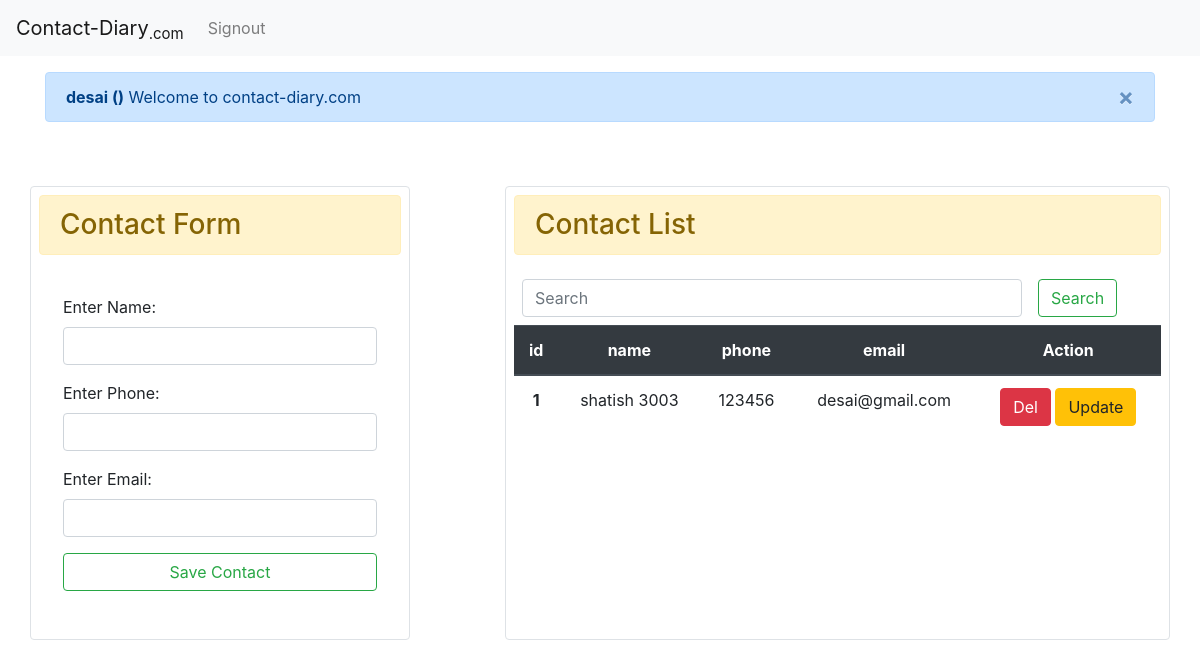
The app's page / (signed in), older data.
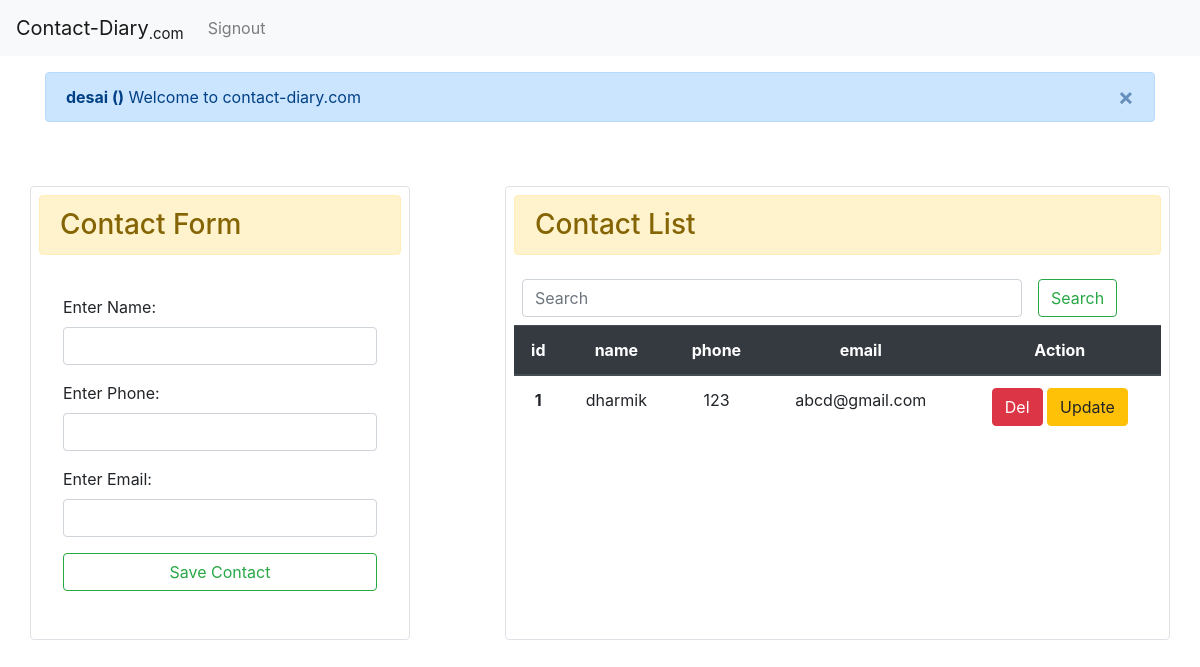
The same page, newer data.
### contact/models.py (models this page shows)
class Conatct(models.Model):
    name = models.CharField(max_length=100)
    phone = models.IntegerField()
    email = models.EmailField(max_length=50)
    contact_of = models.ForeignKey(User, on_delete=models.CASCADE)

### contact/views.py (the view, shortened to what this page needs)
# urls.py: path('', views.index, name="home"),
def index(request, id=None):
    if id == None:
        if request.user.is_authenticated:
            contact = Conatct.objects.filter(contact_of=request.user)
            if request.method == "POST":
                form = ContactForm(request.POST, request.FILES)
                if form.is_valid():
                    inst = form.save(commit=False)
                    inst.contact_of = request.user
                    inst.save()
                    return HttpResponseRedirect('/')
            else:
                form = ContactForm()
        else:
            contact = None
            return HttpResponseRedirect('/login/')
        context = {'form': form, 'contact': contact}
        return render(request, 'contact/home.html', context)

### contact/forms.py
class ContactForm(forms.ModelForm):
    class Meta:
        model = Conatct
        exclude = ['contact_of']
        labels = {'name': 'Enter Name',
                  'phone': 'Enter Phone',
                  'email': 'Enter Email'}
        widgets = {'name': forms.TextInput(attrs={'class': 'form-control'}),
                   'phone': forms.NumberInput(attrs={'class': 'form-control'}),
                   'email': forms.EmailInput(attrs={'class': 'form-control'})}

### templates/contact/home.html (shortened to what this page needs)
{% extends 'contact/base.html' %}
{% block main %}
<div class="container">
    <div class="alert alert-primary mt-3 alert-dismissible fade show" role="alert">
        <strong>{% if request.user.is_authenticated %}{{request.user}} ({{ip}}){% else %}Guast User{% endif %}</strong> Welcome to contact-diary.com
        <button type="button" class="close" data-dismiss="alert" aria-label="Close">
            <span aria-hidden="true">&times;</span>
        </button>
    </div>
    <div class="row">
        <div class="col-md-4 mt-5 border rounded p-2">
            <h3 class="alert alert-warning">Contact Form</h3>
            <form action="  " method="POST" class="p-4" novalidate>
                {{form.as_p}}
                <input type="submit" value="Save Contact"
                    class="btn btn-md btn-outline-success text-center mb-3 btn-block">
            </form>
        </div>
        <div class="col-md-7 mt-5 border rounded p-2 offset-1">
            <h3 class="alert alert-warning">Contact List</h3>
            <form action="{% url 'search' %}" method="GET" class="form-inline p-2">
                <input name="sea" class="form-control" style="width: 500px;" type="search" placeholder="Search" aria-label="Search">
                <button class="btn btn-outline-success ml-3" type="submit">Search</button>
            </form>
            {% if contact %}
                <table class="table text-center">
                    <thead class="thead-dark">
                        <tr>
                            <th scope="col">id</th>
                            <th scope="col">name</th>
                            <th scope="col">phone</th>
                            <th scope="col">email</th>
                            <th scope="col">Action</th>
                        </tr>
                    </thead>
                    <tbody>
                        {% for contact in contact %}
                        <tr>
                            <th scope="row">{{forloop.counter}}</th>
                            <td>{{contact.name}}</td>
                            <td>{{contact.phone}}</td>
                            <td>{{contact.email}}</td>
                            <td>
                                <form action="{% url 'delete' contact.id %}" class="d-inline" method="POST">
                                    <input type="submit" value="Del" class="btn btn-danger">
                                </form>
                                <form action="{% url 'update' contact.id %}" class="d-inline" method="GET">
                                    <input type="submit" value="Update" class="btn btn-warning">
                                </form>
                            </td>
                        </tr>
                        {% endfor %}
                    {% else %}
                        <h3 class="alert alert-danger">No Contact</h3>
                    {% endif %}
                    </tbody>
                </table>
        </div>
    </div>
</div>
{% endblock main %}

### templates/contact/base.html (shortened to what this page needs)
{% load static %}
<!DOCTYPE html>
<html lang="en">
<head>
    <link rel="stylesheet" href="{% static 'css/boot.css' %}">
</head>
<body>
    {% include 'contact/navbar.html' %}
    {% block main %}
    {% endblock main %}
</body>
</html>

### templates/contact/navbar.html (shortened to what this page needs)
<nav class="navbar navbar-expand-lg navbar-light bg-light">
  <a class="navbar-brand" href=" {% url 'home' %} ">Contact-Diary<sub>.com</sub></a>
  <div class="collapse navbar-collapse" id="navbarSupportedContent">
    <ul class="navbar-nav mr-auto">
    {% if  request.user.is_authenticated %}
      <li class="nav-item">
        <a class="nav-link" href=" {% url 'logout' %} ">Signout</a>
      </li>
    {% endif %}
    </ul>
  </div>
</nav>

Row changes from the older to the newer data that the page shows:
removed Conatct: name "shatish 3003", phone "123456", email "desai@gmail.com"
added Conatct: name "dharmik", phone "123", email "abcd@gmail.com"
